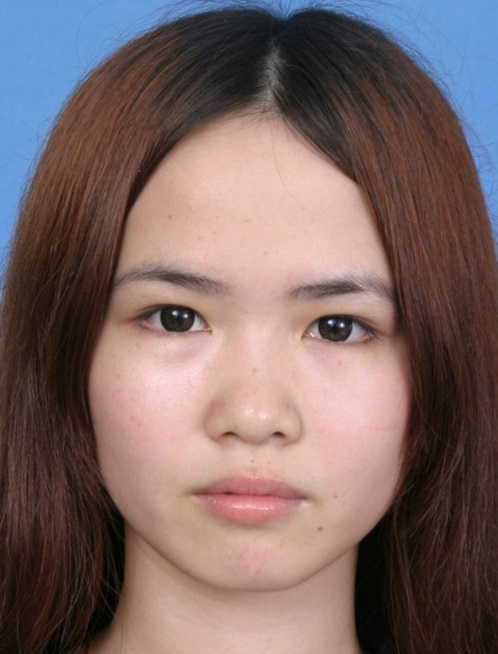
#> input picture female.jpg, 498 x 654 px
$ python 'Splitting and merging bands.py'
#> lines starting #> are read from the running program, lines starting #| are printed output that depends on the picture
from PIL import Image
with Image.open("../../../female.jpg") as im:
#> im is the input picture: PIL image 498x654 RGB; mean R, G, B 124, 102.9, 101
    im.show()
    r, g, b = im.split()
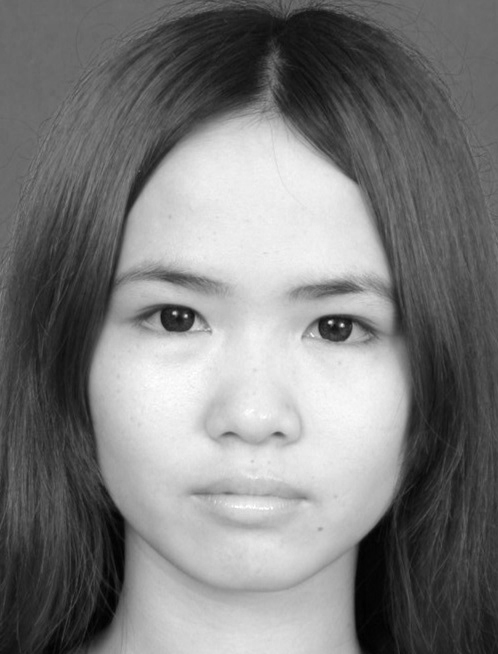
#> r: PIL image 498x654 L; min 0, max 255, mean 124
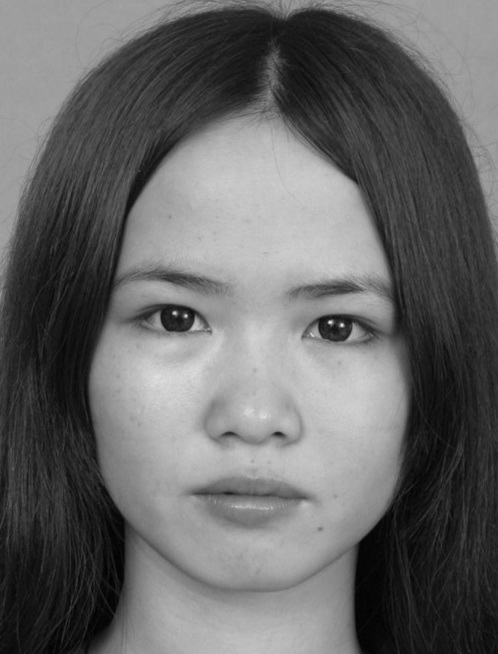
#> g: PIL image 498x654 L; min 0, max 229, mean 102.9
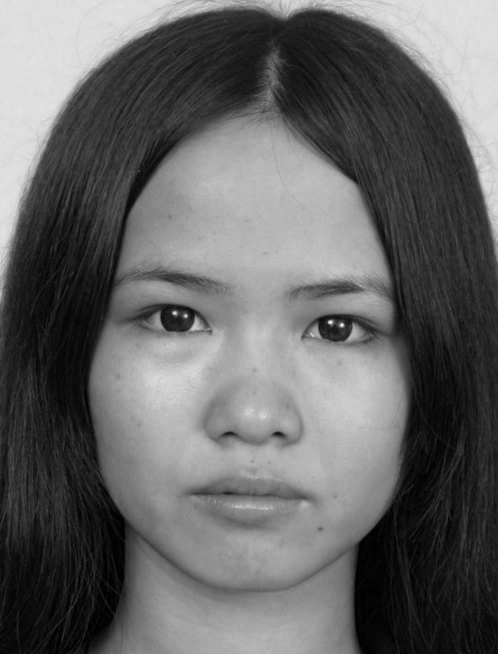
#> b: PIL image 498x654 L; min 0, max 245, mean 101
    print(r)
#| <PIL.Image.Image image mode=L size=498x654 at 0x7FB4B5F52390>
    print(g)
#| <PIL.Image.Image image mode=L size=498x654 at 0x7FB4B5C51290>
    print(b)
#| <PIL.Image.Image image mode=L size=498x654 at 0x7FB4B5C50B10>
    im_mer1 = Image.merge("RGB", (b, g, r))
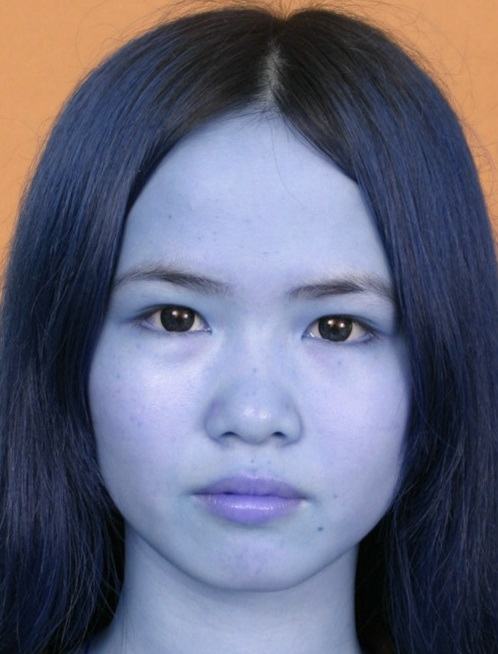
#> im_mer1: PIL image 498x654 RGB; mean R, G, B 101, 102.9, 124
    im_mer2 = Image.merge("RGB", (g, b, r))
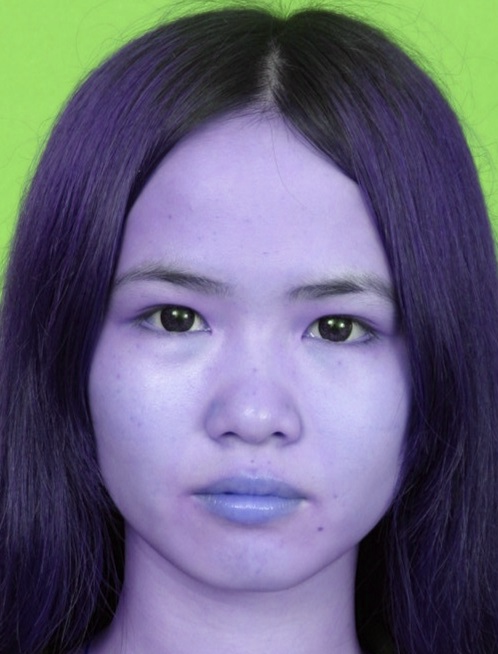
#> im_mer2: PIL image 498x654 RGB; mean R, G, B 102.9, 101, 124
    im_mer1.show()
    im_mer2.show()

"""
注意，
对于单色带图像，
split()返回图像本身。
要处理单个色带，
你可能想先将图像转换为 "RGB"。
"""
